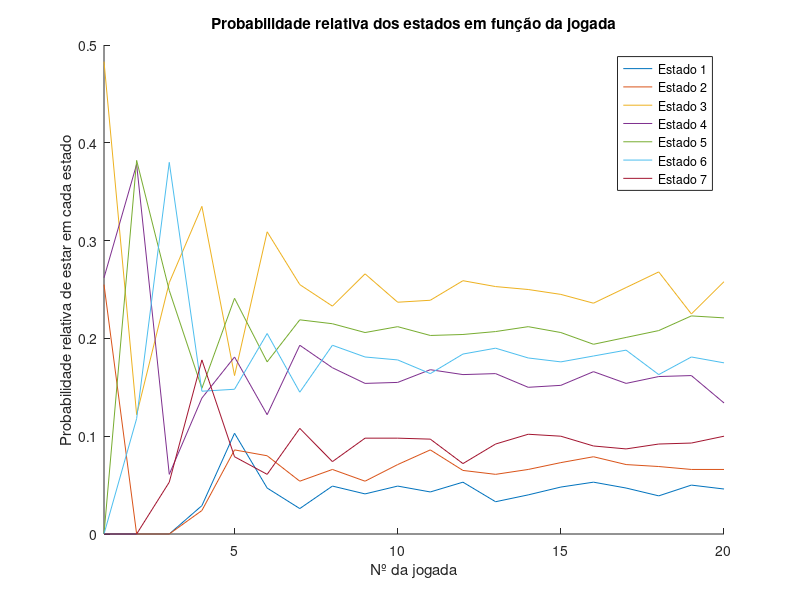

Write MATLAB code to recreate this figure.
% Para limpar o que tinha antes no workspace
clc;
clear;
close all;

% Dados iniciais do problema
Njogadas = 20;
NMC = 1000; 
Ncasas = 7;
Aluguer = [10, 10, 0, 15, 20, 25, 0, 35];
rand('state',0);  %#ok<RAND>
Ndiscard = 0;
y = zeros(1,Njogadas);
z = zeros( Ncasas, Njogadas);
% Simulação do jogo
for j=1:NMC
hh=waitbar(j/NMC);
x = 0;
avanca = randi([1 2]);
x = x + avanca;
for k=1:Njogadas
    avanca = randi([1 2]);
    x = x + avanca;
    if x == 7
    x=3;
    end
    if x == 8 && avanca==2
    x=7; 
    end
    if x > Ncasas
        x = x - Ncasas;
    end
    y(k)=x;
    z(x,k)= z(x,k)+1;
end
end
close(hh)

Freq_relativa = z./NMC;
%% Plot
figure()
hold on
for j=1:7
     plot(Freq_relativa(j,:))
end
xlim([1,20])
legend("Estado 1","Estado 2","Estado 3","Estado 4","Estado 5","Estado 6","Estado 7");
xlabel("Nº da jogada")
ylabel("Probabilidade relativa de estar em cada estado")
title("Probabilidade relativa dos estados em função da jogada")
 
